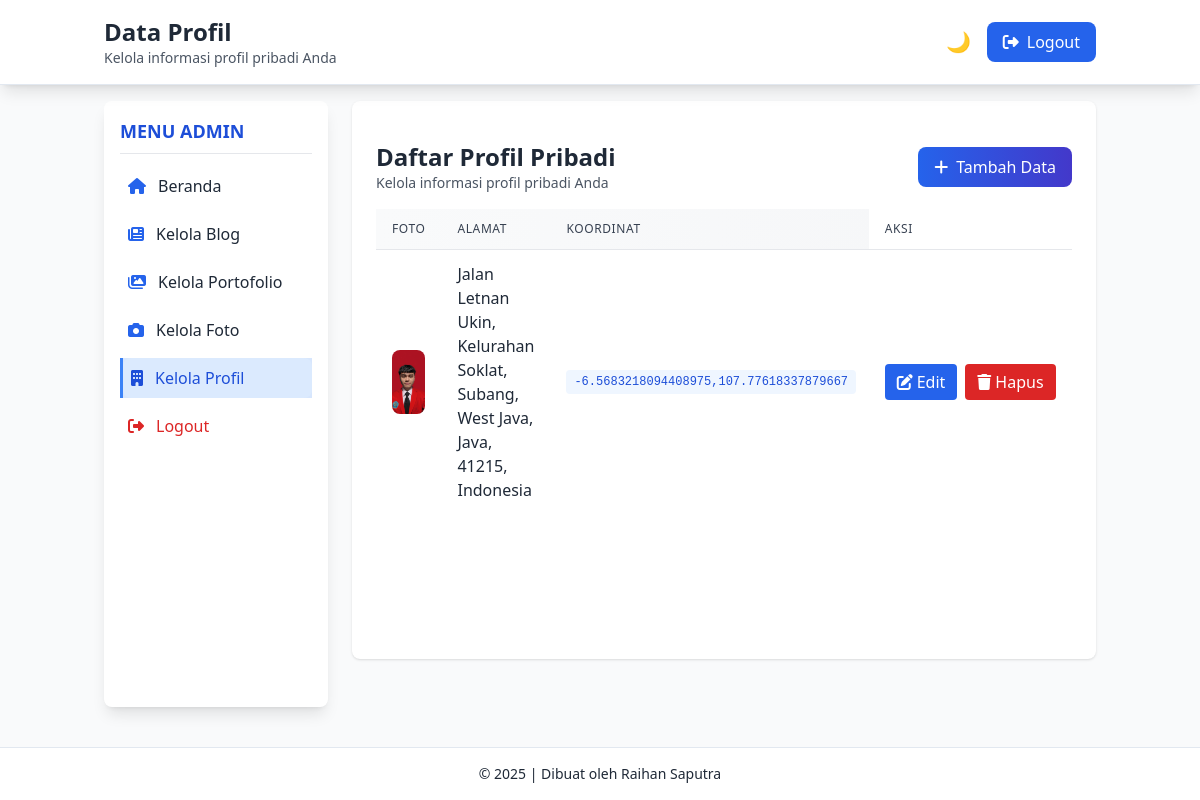
Screenshot of /admin/data_about.php (signed in) with the database file from the repository.
### tables this page shows
CREATE TABLE `tbl_about` (
  `id_about` int(2) NOT NULL,
  `about` text NOT NULL,
  `foto_profil` varchar(255) NOT NULL,
  `alamat` text NOT NULL,
  `koordinat` varchar(50) NOT NULL,
  `link_maps` varchar(255) NOT NULL
);

### admin/data_about.php (the view, shortened to what this page needs)
<?php
include('../koneksi.php');
$sql = "SELECT * FROM tbl_about ORDER BY id_about DESC";
$result = mysqli_query($db, $sql);
$hasKoordinatColumn = false;
$hasLinkMapsColumn = false;
$result_columns = mysqli_query($db, "SHOW COLUMNS FROM tbl_about");
if ($result_columns) {
    while ($column = mysqli_fetch_assoc($result_columns)) {
        if ($column['Field'] == 'koordinat') {
            $hasKoordinatColumn = true;
        }
        if ($column['Field'] == 'link_maps') {
            $hasLinkMapsColumn = true;
        }
    }
} else {
    error_log("Error checking columns: " . mysqli_error($db));
}
?>
<!DOCTYPE html>
<html lang="id">
<head>
    <script src="https://cdn.tailwindcss.com"></script>
    <link rel="stylesheet" href="https://cdnjs.cloudflare.com/ajax/libs/font-awesome/6.4.0/css/all.min.css">
</head>
<body class="flex flex-col min-h-screen bg-gray-50 dark:bg-gray-900 text-gray-800 dark:text-gray-100">
    <header class="bg-white dark:bg-slate-800 shadow-lg sticky top-0 z-40 border-b border-slate-200 dark:border-slate-700">
        <div class="container mx-auto px-4 flex justify-between items-center py-4">
            <div class="flex items-center">
                <div>
                    <h1 class="text-xl md:text-2xl font-bold">Data Profil</h1>
                    <p class="text-gray-600 dark:text-slate-400 text-sm">Kelola informasi profil pribadi Anda</p>
                </div>
            </div>
            <div class="flex items-center">
                <button id="darkToggle" class="mr-4 text-xl" title="Toggle Dark Mode">🌙</button>
                <a href="logout.php" class="flex items-center gap-2 bg-blue-600 hover:bg-blue-500 text-white px-4 py-2 rounded-lg">
                    <i class="fas fa-sign-out-alt"></i>
                    <span class="hidden md:inline">Logout</span>
                </a>
            </div>
        </div>
    </header>
    <div class="flex flex-grow container mx-auto mt-4 px-4 w-full">
        <aside id="sidebar" class="sidebar w-1/4 bg-white dark:bg-gray-800 rounded-lg shadow-lg p-4 mb-4 card-3d">
            <div class="card-3d-content">
                <h2 class="text-lg font-bold text-blue-700 dark:text-blue-400 mb-3 border-b border-gray-200 dark:border-gray-700 pb-2">MENU ADMIN</h2>
                <ul class="space-y-2">
                    <li class="menu-item">
                        <a href="beranda_admin.php" class="flex items-center gap-3 p-2 rounded-lg hover:bg-blue-50 dark:hover:bg-gray-700">
                            <i class="fas fa-home text-blue-600 dark:text-blue-400"></i>
                            <span class="dark:text-white">Beranda</span>
                        </a>
                    </li>
                    <li class="menu-item">
                        <a href="data_artikel.php" class="flex items-center gap-3 p-2 rounded-lg hover:bg-blue-50 dark:hover:bg-gray-700">
                            <i class="fas fa-newspaper text-blue-600 dark:text-blue-400"></i>
                            <span class="dark:text-white">Kelola Blog</span>
                        </a>
                    </li>
                    <li class="menu-item">
                        <a href="data_gallery.php" class="flex items-center gap-3 p-2 rounded-lg hover:bg-blue-50 dark:hover:bg-gray-700">
                            <i class="fas fa-images text-blue-600 dark:text-blue-400"></i>
                            <span class="dark:text-white">Kelola Portofolio</span>
                        </a>
                    </li>
                    <li class="menu-item">
                        <a href="data_foto.php" class="flex items-center gap-3 p-2 rounded-lg hover:bg-blue-50 dark:hover:bg-gray-700">
                            <i class="fas fa-camera text-blue-600 dark:text-blue-400"></i>
                            <span class="dark:text-white">Kelola Foto</span>
                        </a>
                    </li>
                    <li class="menu-item active">
                        <a href="data_about.php" class="flex items-center gap-3 p-2 rounded-lg bg-blue-100 dark:bg-gray-700 text-blue-700 dark:text-white">
                            <i class="fas fa-building text-blue-700 dark:text-blue-400"></i>
                            <span>Kelola Profil</span>
                        </a>
                    </li>
                    <li class="menu-item">
                        <a href="logout.php" onclick="return confirm('Apakah anda yakin ingin keluar?');"
                            class="flex items-center gap-3 p-2 rounded-lg text-red-600 hover:bg-red-50 dark:hover:bg-gray-700">
                            <i class="fas fa-sign-out-alt"></i>
                            <span class="dark:text-white">Logout</span>
                        </a>
                    </li>
                </ul>
            </div>
        </aside>
        <main class="w-full md:w-3/4 bg-white dark:bg-gray-800 rounded-lg shadow p-4 md:p-6 md:ml-6 mb-16">
            <div class="flex flex-col md:flex-row justify-between items-start md:items-center mb-4">
                <div class="mb-3 md:mb-0">
                    <h2 class="text-xl md:text-2xl font-bold text-gray-800 dark:text-white">Daftar Profil Pribadi</h2>
                    <p class="text-gray-600 dark:text-gray-300 text-sm">Kelola informasi profil pribadi Anda</p>
                </div>
                <a href="add_about.php" class="bg-gradient-to-r from-blue-600 to-indigo-700 hover:from-blue-700 hover:to-indigo-800 text-white px-4 py-2 rounded-lg flex items-center justify-center glow-on-hover">
                    <i class="fas fa-plus mr-2"></i> Tambah Data
                </a>
            </div>
            <?php if (mysqli_num_rows($result) === 0): ?>
                <div class="bg-gradient-to-r from-blue-50 to-indigo-50 dark:from-blue-900/50 dark:to-indigo-900/50 border border-blue-200 dark:border-blue-700 rounded-xl p-6 text-center mt-4">
                    <div class="flex flex-col items-center">
                        <div class="w-16 h-16 bg-blue-100 dark:bg-blue-800 rounded-full flex items-center justify-center mb-4">
                            <i class="fas fa-info-circle text-blue-500 dark:text-blue-300 text-2xl"></i>
                        </div>
                        <h3 class="text-lg font-medium text-blue-800 dark:text-blue-200 mb-2">Data Profil Belum Tersedia</h3>
                        <p class="text-blue-700 dark:text-blue-300 mb-4">Anda belum memiliki data profil. Mulai dengan menambahkan data baru.</p>
                        <a href="add_about.php" class="bg-gradient-to-r from-blue-600 to-indigo-600 hover:from-blue-700 hover:to-indigo-700 text-white px-5 py-2 rounded-lg inline-flex items-center glow-on-hover">
                            <i class="fas fa-plus mr-2"></i> Tambah Profil
                        </a>
                    </div>
                </div>
            <?php else: ?>
                <div class="table-container mt-4">
                    <table class="w-full divide-y divide-gray-200 dark:divide-gray-700">
                        <thead class="bg-gradient-to-r from-gray-50 to-gray-100 dark:from-gray-700 dark:to-gray-800">
                            <tr>
                                <th class="px-4 py-3 text-left text-xs font-medium text-gray-700 dark:text-gray-300 uppercase tracking-wider">Foto</th>
                                <th class="px-4 py-3 text-left text-xs font-medium text-gray-700 dark:text-gray-300 uppercase tracking-wider">Alamat</th>
                                <?php if ($hasKoordinatColumn): ?>
                                    <th class="px-4 py-3 text-left text-xs font-medium text-gray-700 dark:text-gray-300 uppercase tracking-wider">Koordinat</th>
                                <?php endif; ?>
                                <?php if ($hasLinkMapsColumn): ?>
                                    <th class="px-4 py-3 text-left text-xs font-medium text-gray-700 dark:text-gray-300 uppercase tracking-wider">Link Maps</th>
                                <?php endif; ?>
                                <th class="px-4 py-3 text-left text-xs font-medium text-gray-700 dark:text-gray-300 uppercase tracking-wider sticky-actions">Aksi</th>
                            </tr>
                        </thead>
                        <tbody class="bg-white dark:bg-gray-800 divide-y divide-gray-200 dark:divide-gray-700">
                            <?php while ($row = mysqli_fetch_assoc($result)): ?>
                            <tr>
                                <td class="px-4 py-3 whitespace-nowrap">
                                    <?php
                                    $image_path = '';
                                    if (!empty($row['foto_profil'])) {
                                        $potential_path = UPLOAD_BASE_PATH . basename($row['foto_profil']);
                                        if (file_exists($potential_path)) {
                                            $image_path = $potential_path;
                                        }
                                    }
                                    if (!empty($image_path)):
                                    ?>
                                        <img src="<?= htmlspecialchars($image_path) ?>" alt="Foto Profil" class="w-16 h-16 object-cover rounded-lg">
                                    <?php endif; ?>
                                </td>
                                <td class="px-4 py-3">
                                    <div class="max-w-[150px] dark:text-gray-200">
                                        <?= htmlspecialchars($row['alamat']) ?>
                                    </div>
                                </td>
                                <?php if ($hasKoordinatColumn): ?>
                                    <td class="px-4 py-3 whitespace-nowrap">
                                        <div class="bg-blue-50 dark:bg-blue-900 text-blue-700 dark:text-blue-300 px-2 py-1 rounded text-xs font-mono">
                                            <?= htmlspecialchars($row['koordinat'] ?? '') ?>
                                        </div>
                                    </td>
                                <?php endif; ?>
                                <?php if ($hasLinkMapsColumn): ?>
                                    <td class="px-4 py-3">
                                        <?php if (!empty($row['link_maps'])): ?>
                                            <a href="<?= htmlspecialchars($row['link_maps']) ?>"
                                                target="_blank"
                                                class="text-blue-600 dark:text-blue-400 hover:text-blue-800 dark:hover:text-blue-300 inline-flex items-center"
                                                title="<?= htmlspecialchars($row['link_maps']) ?>">
                                                <span class="truncate max-w-[150px]"><?= htmlspecialchars($row['link_maps']) ?></span>
                                            </a>
                                        <?php else: ?>
                                            <span class="text-gray-500 dark:text-gray-400">-</span>
                                        <?php endif; ?>
                                    </td>
                                <?php endif; ?>
                                <td class="px-4 py-3 whitespace-nowrap sticky-actions action-buttons">
                                    <div class="flex gap-2">
                                        <a href="edit_about.php?id_about=<?= $row['id_about'] ?>" class="action-btn bg-blue-600 hover:bg-blue-700 text-white px-3 py-1.5 rounded flex items-center">
                                            <i class="fas fa-edit mr-1"></i> Edit
                                        </a>
                                        <a href="delete_about.php?id_about=<?= $row['id_about'] ?>" onclick="return confirm('Apakah Anda yakin ingin menghapus data ini?');" class="action-btn bg-red-600 hover:bg-red-700 text-white px-3 py-1.5 rounded flex items-center">
                                            <i class="fas fa-trash mr-1"></i> Hapus
                                        </a>
                                    </div>
                                </td>
                            </tr>
                            <?php endwhile; ?>
                        </tbody>
                    </table>
                </div>
            <?php endif; ?>
        </main>
    </div>
    <footer class="bg-white dark:bg-slate-800 border-t border-slate-200 dark:border-slate-700 py-4 mt-6">
        <div class="container mx-auto px-4 text-center text-sm">
            &copy; <?php echo date('Y'); ?> | Dibuat oleh Raihan Saputra
        </div>
    </footer>
</body>
</html>

### admin/data_about.php (style rules this page uses)
.action-buttons { position: relative; z-index: 100; pointer-events: auto !important; }
.action-btn { position: relative; z-index: 101; pointer-events: auto !important; transform: none !important; transition: all 0.2s ease; border-radius: 8px; padding: 0.5rem 1rem; white-space: nowrap; }
.card-3d { transition: transform 0.5s cubic-bezier(0.25, 0.46, 0.45, 0.94); transform-style: preserve-3d; will-change: transform; position: relative; overflow: hidden; }
.menu-item { transition: all 0.3s ease; transform-style: preserve-3d; }
.menu-item.active { background-color: rgba(59, 130, 246, 0.2); border-left: 3px solid #3b82f6; }
.table-container { overflow-x: auto; -webkit-overflow-scrolling: touch; }
.sticky-actions { position: sticky; right: 0; background: white; z-index: 2; box-shadow: -5px 0 15px rgba(0,0,0,0.05); }

### rows the page displays
tbl_about: foto_profil (picture), alamat "Jalan Letnan Ukin, Kelurahan Soklat, Subang, West Java, Java, 41215, Indonesia", koordinat "-6.5683218094408975,107.77618337879667"
